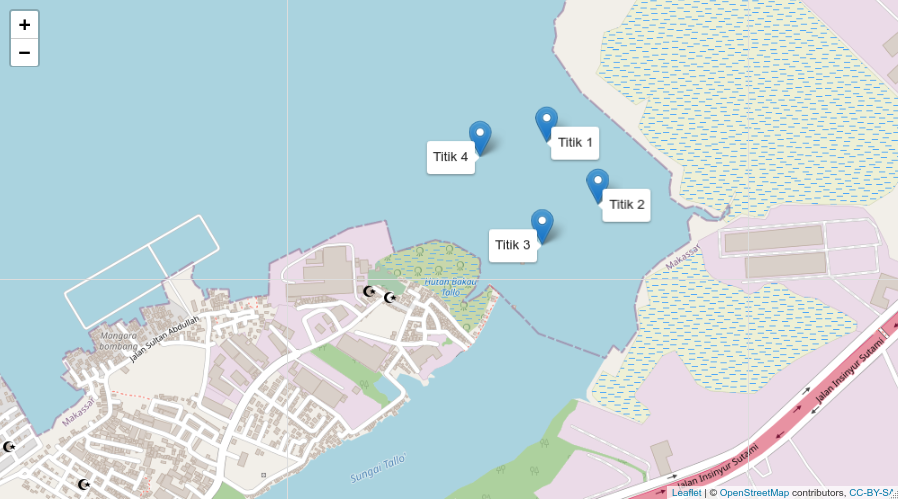

Recreate this plot in R.
library(leaflet)

data <- data.frame(long=c(119.449521, 119.450739, 119.449419,119.447934),
                   lat=c(-5.098641, -5.100104, 	-5.101071, 	-5.098983),
                   nama=c("Titik 1", "Titik 2", "Titik 3", "Titik 4"))
data

# Show first 20 rows from the `quakes` dataset
leaflet(data = data) %>% addTiles() %>%
  addMarkers(~long[1:2], ~lat[1:2], popup = ~as.character(nama[1:2]), label = ~as.character(nama[1:2]),
             labelOptions = labelOptions(noHide = T, textsize = "15px", direction = "right")) %>%
  addMarkers(~long[3:4], ~lat[3:4], popup = ~as.character(nama[3:4]), label = ~as.character(nama[3:4]),
             labelOptions = labelOptions(noHide = T, textsize = "15px", direction = "left"))
